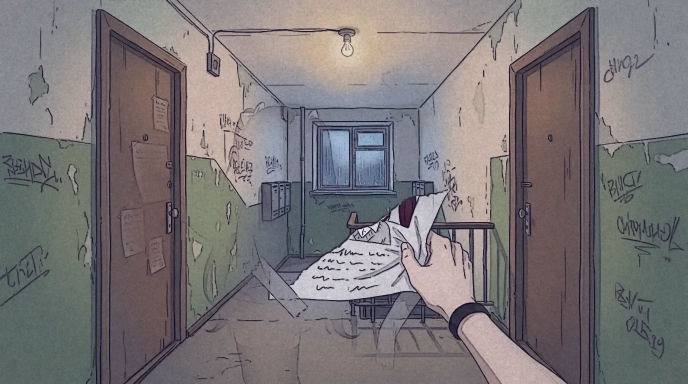
#> input picture godot/art/bg/cg_leaflet2.webp, 1376 x 768 px, found by its file name (shown at 1/2 size)
$ python leaflet.py
#> lines starting #> are read from the running program, lines starting #| are printed output that depends on the picture
"""cg_leaflet1: крупный план листовки на двери Серы — фото пятнадцатилетней Серы (без пирсинга и чокера),
«ВЕРНИСЬ ДОМОЙ», текст общины «Свет Слова», свежий скотч крест-накрест.
Собирается из арта игры (фон cg_leaflet2, спрайт sera_cold). Запуск: python3 tools/art/leaflet.py"""
import os

import cv2
import numpy as np
from PIL import Image, ImageDraw, ImageEnhance, ImageFilter, ImageFont

ROOT = os.path.join(os.path.dirname(__file__), "..", "..")
A = os.path.join(ROOT, "godot", "assets")
OUT = os.path.join(ROOT, "godot", "art", "bg", "cg_leaflet1.webp")
SERIF_B = "/usr/share/fonts/liberation-serif/LiberationSerif-Bold.ttf"
SERIF_I = "/usr/share/fonts/liberation-serif/LiberationSerif-Italic.ttf"
SERIF = "/usr/share/fonts/liberation-serif/LiberationSerif-Regular.ttf"
SANS_B = "/usr/share/fonts/msttcore/arialbd.ttf"
W, H = 1376, 768
rng = np.random.default_rng(15)

# ── фон: её дверь крупно, не в фокусе ──
bg = Image.open(os.path.join(A, "bg", "cg_leaflet2.webp")).convert("RGB")
#> bg is the input picture: PIL image 1376x768 RGB; mean R, G, B 122.2, 117.6, 119.3
door = bg.crop((120, 120, 620, 400)).resize((W, H), Image.LANCZOS).filter(ImageFilter.GaussianBlur(6))
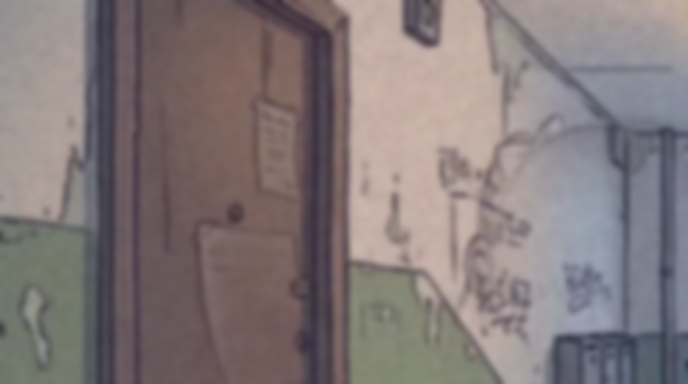
#> door: PIL image 1376x768 RGB (shown at 1/2 size); mean R, G, B 131, 120.7, 121.4
door = ImageEnhance.Brightness(door).enhance(0.72)
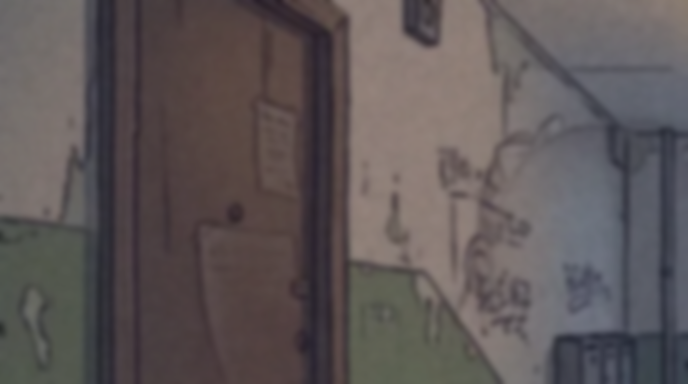
#> door: PIL image 1376x768 RGB (shown at 1/2 size); mean R, G, B 93.9, 86.4, 86.9
canvas = door.convert("RGBA")

# ── фото: Сера в пятнадцать — без пирсинга, обрезано выше чокера ──
spr = cv2.imread(os.path.join(A, "sprites", "sera_cold.webp"), cv2.IMREAD_UNCHANGED)
#> (the run stopped early here; a loop or call above may not have finished)
